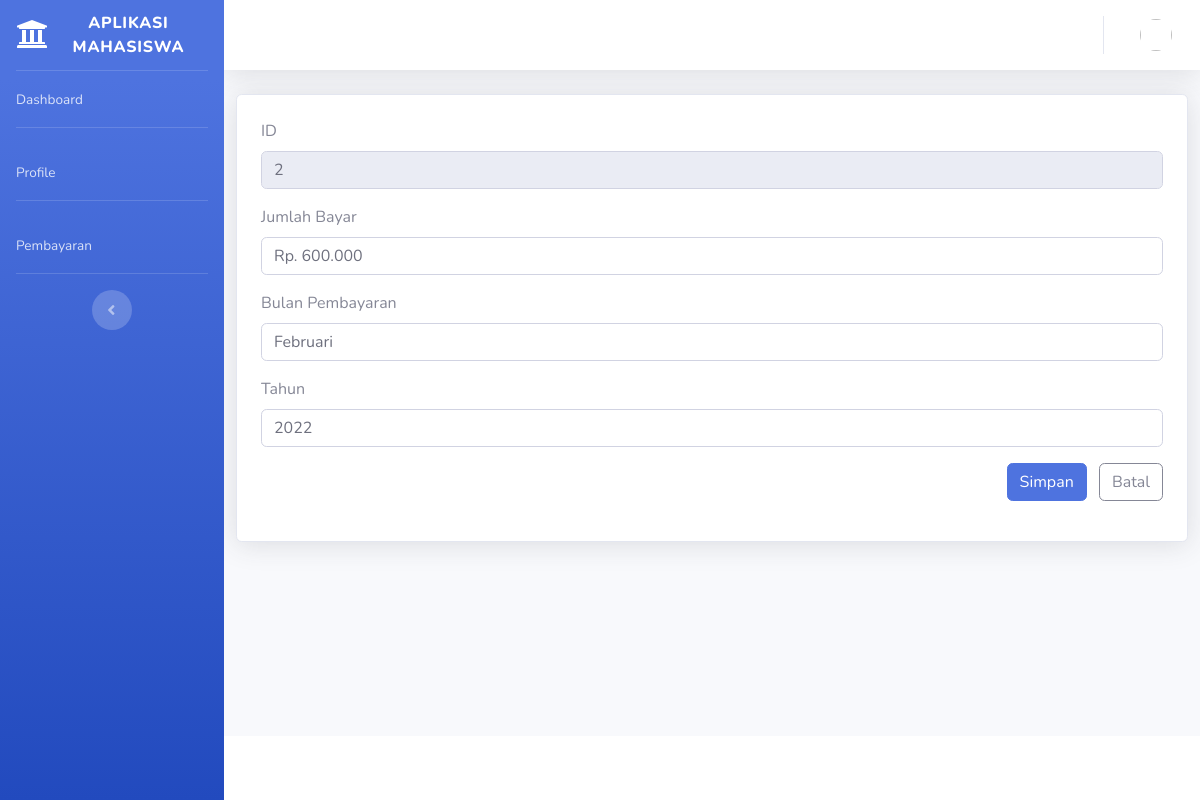
Page /edit.php?id=2 on the committed database.
### tables this page shows
CREATE TABLE `pembayaran` (
  `id` int(11) NOT NULL,
  `jml_pembayaran` varchar(255) NOT NULL,
  `bln_pembayaran` varchar(255) NOT NULL,
  `thn_pembayaran` varchar(255) NOT NULL
);

### functions.php (called while the page is built, shortened)
<?php
$conn = mysqli_connect("localhost", "root", "", "kampus");
function query($query) {
    global $conn;
    $result = mysqli_query($conn, $query);
    $rows = [];
    while ($row = mysqli_fetch_assoc($result)) {
        $rows[] = $row;
    }
    return $rows;
}
?>

### edit.php (the view, shortened to what this page needs)
<?php
require 'functions.php';
$id = $_GET["id"];
$pembayaran = query("SELECT * FROM pembayaran WHERE id = $id")[0];
?>
<!DOCTYPE html>
<html lang="en">
<head>
  <link href="assets/vendor/fontawesome-free/css/all.min.css" rel="stylesheet" type="text/css">
  <link href="assets/css/sb-admin-2.min.css" rel="stylesheet">
</head>
<body id="page-top">
  <div id="wrapper">
    <ul class="navbar-nav bg-gradient-primary sidebar sidebar-dark accordion" id="accordionSidebar">
      <a class="sidebar-brand d-flex align-items-center justify-content-center" href="index.php">
        <div class="sidebar-brand-icon">
          <i class="fas fa-university"></i>
        </div>
        <div class="sidebar-brand-text mx-3">Aplikasi Mahasiswa</div>
      </a>
      <hr class="sidebar-divider my-0">
      <li class="nav-item">
        <a class="nav-link" href="index.php">
          <span>Dashboard</span></a>
      </li>
      <hr class="sidebar-divider">
      <li class="nav-item">
        <a class="nav-link" href="profile.php">
          <span>Profile</span></a>
      </li>
      <hr class="sidebar-divider">
      <li class="nav-item">
        <a class="nav-link" href="pembayaran.php">
          <span>Pembayaran</span></a>
      </li>
      <hr class="sidebar-divider d-none d-md-block">
      <div class="text-center d-none d-md-inline">
        <button class="rounded-circle border-0" id="sidebarToggle"></button>
      </div>
    </ul>
    <div id="content-wrapper" class="d-flex flex-column">
      <div id="content">
        <nav class="navbar navbar-expand navbar-light bg-white topbar mb-4 static-top shadow">
          <ul class="navbar-nav ml-auto">
            <li class="nav-item dropdown no-arrow">
              <a class="nav-link dropdown-toggle" href="#" id="pembayaranDropdown" role="button" data-toggle="dropdown" aria-haspopup="true" aria-expanded="false">
                <img class="img-profile rounded-circle">
              </a>
            </li>
          </ul>
        </nav>
        <div class="container-fluid">
    <div class="row">
        <div class="card shadow mb-4 py-4 px-4 col-12">
            <form method="post" action="edit.php?id=<?=$pembayaran['id']?>">
                <div class="form-group">
                    <label for="id">ID</label>
                    <input type="text" class="form-control" id="id" name="id" value="<?= $pembayaran['id']; ?>" maxlength="16" readonly>
                </div>
                <div class="form-group">
                    <label for="jml_pembayaran">Jumlah Bayar</label>
                    <input type="text" class="form-control" id="jml_pembayaran" name="jml_pembayaran" value="<?= $pembayaran['jml_pembayaran']; ?>">
                </div>
                <div class="form-group">
                    <label for="bln_pembayaran">Bulan Pembayaran</label>
                    <input type="text" class="form-control" id="bln_pembayaran" name="bln_pembayaran" value="<?= $pembayaran['bln_pembayaran']; ?>">
                </div>
                <div class="form-group">
                    <label for="thn_pembayaran">Tahun</label>
                    <input type="text" class="form-control" id="thn_pembayaran" name="thn_pembayaran" value="<?= $pembayaran['thn_pembayaran']; ?>">
                </div>
                <div class="form-group float-right">
                    <button type="submit" name="submit" class="btn btn-primary">Simpan</button>
                    <a class="btn btn-outline-secondary ml-2" role="button" href="pembayaran.php">Batal</a>
                </div>
            </form>
        </div>
    </div>
</div>
</div>
      <footer class="sticky-footer bg-white">
      </footer>
    </div>
  </div>
</body>
</html>

### rows in the picture
pembayaran: id "2", jml_pembayaran "Rp. 600.000", bln_pembayaran "Februari", thn_pembayaran "2022"
